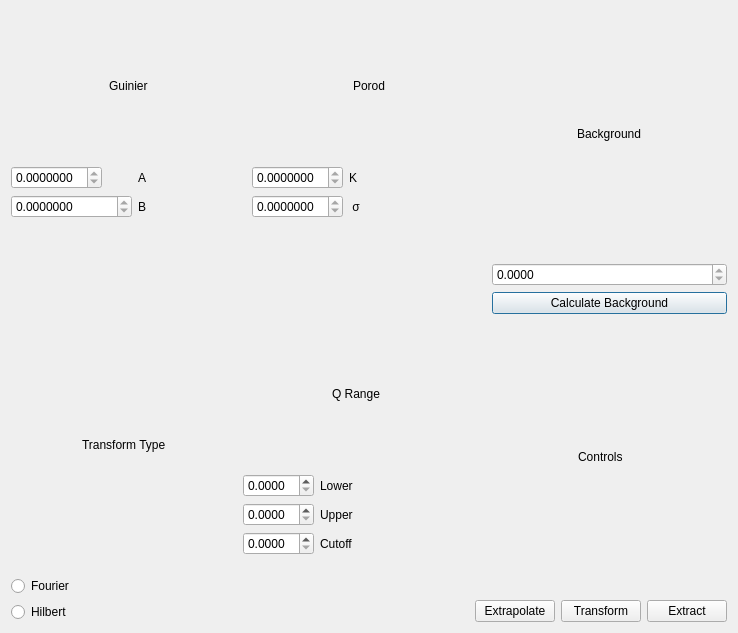
<?xml version="1.0" encoding="UTF-8"?>
<ui version="4.0">
 <class>CorfuncDialog</class>
 <widget class="QDialog" name="CorfuncDialog">
  <property name="geometry">
   <rect>
    <x>0</x>
    <y>0</y>
    <width>738</width>
    <height>633</height>
   </rect>
  </property>
  <property name="windowTitle">
   <string>Dialog</string>
  </property>
  <layout class="QGridLayout" name="gridLayout">
   <item row="0" column="0">
    <layout class="QVBoxLayout" name="verticalLayout_7">
     <item>
      <layout class="QHBoxLayout" name="horizontalLayout_2">
       <item>
        <layout class="QVBoxLayout" name="verticalLayout_3">
         <item alignment="Qt::AlignHCenter">
          <widget class="QLabel" name="label_8">
           <property name="text">
            <string>Guinier</string>
           </property>
          </widget>
         </item>
         <item>
          <layout class="QFormLayout" name="formLayout_2">
           <item row="0" column="0">
            <widget class="QDoubleSpinBox" name="guinierA">
             <property name="readOnly">
              <bool>true</bool>
             </property>
             <property name="decimals">
              <number>7</number>
             </property>
            </widget>
           </item>
           <item row="0" column="1">
            <widget class="QLabel" name="label_6">
             <property name="text">
              <string>A</string>
             </property>
            </widget>
           </item>
           <item row="1" column="0">
            <widget class="QDoubleSpinBox" name="guinierB">
             <property name="readOnly">
              <bool>true</bool>
             </property>
             <property name="decimals">
              <number>7</number>
             </property>
             <property name="minimum">
              <double>-1000000.000000000000000</double>
             </property>
             <property name="maximum">
              <double>1000000.000000000000000</double>
             </property>
            </widget>
           </item>
           <item row="1" column="1">
            <widget class="QLabel" name="label_7">
             <property name="text">
              <string>B</string>
             </property>
            </widget>
           </item>
          </layout>
         </item>
        </layout>
       </item>
       <item>
        <layout class="QVBoxLayout" name="verticalLayout_4">
         <item alignment="Qt::AlignHCenter">
          <widget class="QLabel" name="label_9">
           <property name="text">
            <string>Porod</string>
           </property>
          </widget>
         </item>
         <item>
          <layout class="QFormLayout" name="formLayout_3">
           <item row="0" column="0">
            <widget class="QDoubleSpinBox" name="porodK">
             <property name="readOnly">
              <bool>true</bool>
             </property>
             <property name="decimals">
              <number>7</number>
             </property>
            </widget>
           </item>
           <item row="0" column="1">
            <widget class="QLabel" name="label_10">
             <property name="text">
              <string>K</string>
             </property>
            </widget>
           </item>
           <item row="1" column="0">
            <widget class="QDoubleSpinBox" name="porodSigma">
             <property name="readOnly">
              <bool>true</bool>
             </property>
             <property name="decimals">
              <number>7</number>
             </property>
            </widget>
           </item>
           <item row="1" column="1">
            <widget class="QLabel" name="label_11">
             <property name="text">
              <string> σ </string>
             </property>
            </widget>
           </item>
          </layout>
         </item>
        </layout>
       </item>
       <item>
        <layout class="QVBoxLayout" name="verticalLayout_5">
         <item alignment="Qt::AlignHCenter">
          <widget class="QLabel" name="label_12">
           <property name="text">
            <string>Background</string>
           </property>
          </widget>
         </item>
         <item>
          <widget class="QDoubleSpinBox" name="bg">
           <property name="readOnly">
            <bool>true</bool>
           </property>
           <property name="decimals">
            <number>4</number>
           </property>
          </widget>
         </item>
         <item>
          <widget class="QPushButton" name="calculateBgBtn">
           <property name="text">
            <string>Calculate Background</string>
           </property>
          </widget>
         </item>
        </layout>
       </item>
      </layout>
     </item>
     <item>
      <layout class="QHBoxLayout" name="horizontalLayout_3">
       <item>
        <layout class="QVBoxLayout" name="verticalLayout_2">
         <item alignment="Qt::AlignHCenter">
          <widget class="QLabel" name="label_5">
           <property name="text">
            <string>Transform Type</string>
           </property>
          </widget>
         </item>
         <item>
          <widget class="QRadioButton" name="fourierBtn">
           <property name="text">
            <string>Fourier</string>
           </property>
          </widget>
         </item>
         <item>
          <widget class="QRadioButton" name="hilbertBtn">
           <property name="text">
            <string>Hilbert</string>
           </property>
          </widget>
         </item>
        </layout>
       </item>
       <item>
        <layout class="QVBoxLayout" name="verticalLayout">
         <item alignment="Qt::AlignHCenter">
          <widget class="QLabel" name="label_3">
           <property name="text">
            <string>Q Range</string>
           </property>
          </widget>
         </item>
         <item>
          <layout class="QFormLayout" name="formLayout">
           <item row="0" column="0">
            <widget class="QDoubleSpinBox" name="qMin">
             <property name="toolTip">
              <string>Values with q &lt; qmin will be used for Guinier back extrapolation</string>
             </property>
             <property name="decimals">
              <number>4</number>
             </property>
             <property name="singleStep">
              <double>0.001000000000000</double>
             </property>
            </widget>
           </item>
           <item row="0" column="1">
            <widget class="QLabel" name="label">
             <property name="text">
              <string>Lower</string>
             </property>
            </widget>
           </item>
           <item row="1" column="0">
            <widget class="QDoubleSpinBox" name="qMax1">
             <property name="toolTip">
              <string>Values with Uppder &lt; q &lt; Cutoff will be used for Porod forward extrapolation</string>
             </property>
             <property name="decimals">
              <number>4</number>
             </property>
             <property name="singleStep">
              <double>0.001000000000000</double>
             </property>
            </widget>
           </item>
           <item row="1" column="1">
            <widget class="QLabel" name="label_2">
             <property name="text">
              <string>Upper</string>
             </property>
            </widget>
           </item>
           <item row="2" column="0">
            <widget class="QDoubleSpinBox" name="qMax2">
             <property name="toolTip">
              <string>Values with Uppder &lt; q &lt; Cutoff will be used for Porod forward extrapolation</string>
             </property>
             <property name="decimals">
              <number>4</number>
             </property>
             <property name="singleStep">
              <double>0.001000000000000</double>
             </property>
            </widget>
           </item>
           <item row="2" column="1">
            <widget class="QLabel" name="label_4">
             <property name="text">
              <string>Cutoff</string>
             </property>
            </widget>
           </item>
          </layout>
         </item>
        </layout>
       </item>
       <item>
        <layout class="QVBoxLayout" name="verticalLayout_6">
         <item alignment="Qt::AlignHCenter">
          <widget class="QLabel" name="label_13">
           <property name="text">
            <string>Controls</string>
           </property>
          </widget>
         </item>
         <item>
          <layout class="QHBoxLayout" name="horizontalLayout">
           <item>
            <widget class="QPushButton" name="extrapolateBtn">
             <property name="text">
              <string>Extrapolate</string>
             </property>
            </widget>
           </item>
           <item>
            <widget class="QPushButton" name="transformBtn">
             <property name="text">
              <string>Transform</string>
             </property>
            </widget>
           </item>
           <item>
            <widget class="QPushButton" name="extractBtn">
             <property name="text">
              <string>Extract</string>
             </property>
            </widget>
           </item>
          </layout>
         </item>
        </layout>
       </item>
      </layout>
     </item>
    </layout>
   </item>
  </layout>
 </widget>
 <resources/>
 <connections/>
</ui>
